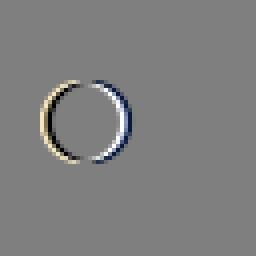
#> input picture contents/temporal_transforms/difference_1.png, 64 x 64 px, given in place of moving_circle_000.png, which was not available (shown 4 times larger)
$ jupyter execute pixel_domain_MC.ipynb   (shell and % lines are left out)   (text cells are left out)
#> lines starting #> are read from the running program, lines starting #| are printed output that depends on the picture; after the words box and inside, x2 and y2 are one past the last pixel; in counts of white or black regions, pixels touching at a corner belong together; pictures that were not available may be replaced by others from this repository, and a replacement may not be noted
### contents/temporal_transforms/io_stuff.py
# Common stuff and routines

import numpy as np
import cv2
import matplotlib.pyplot as plt
import matplotlib.image as mpimg

# [5 lines left out: function normalize, not called in this run]

def load_img(prefix):
#> called with prefix = 'moving_circle_000'
    img = cv2.imread(f"{prefix}.png", cv2.IMREAD_UNCHANGED)
#> img is the input picture: shape (64, 64, 3) uint16; mean B, G, R 32768, 32768, 32768
    img = cv2.cvtColor(img, cv2.COLOR_BGR2RGB)
    img = np.array(img)
    img = img.astype(np.float32) - 32768.0
#> call 2 of load_img, with prefix = 'moving_circle_001'
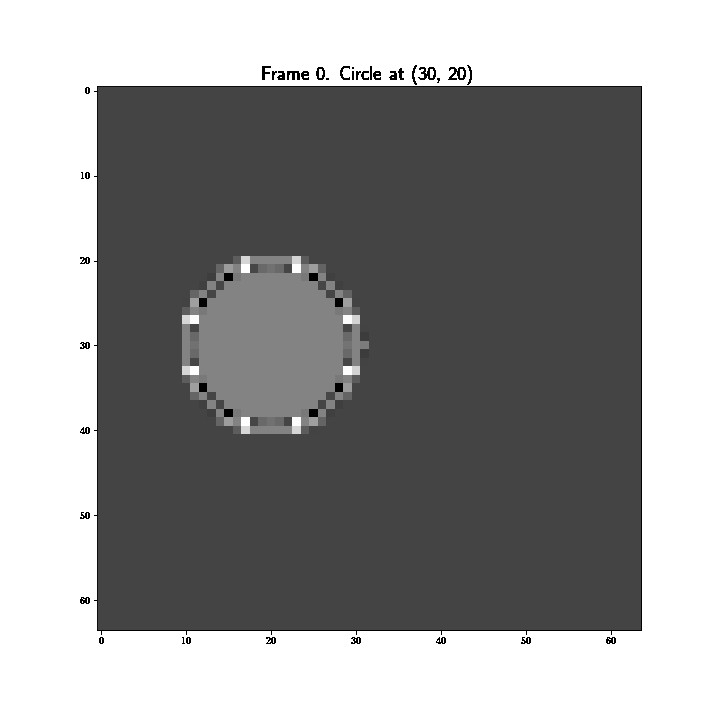
#> input picture contents/temporal_transforms/frame_0_Y-bis.png, 720 x 720 px, given in place of moving_circle_001.png, which was not available
#> in load_img, img is the input picture: shape (720, 720, 4); mean B, G, R, A 149.8, 149.8, 149.8, 146.4
    return img

# [6 lines left out: function show_img, not called in this run]

def show_seq(prefix="/tmp/", frames=5):
    for i in range(frames):
        show_img(f"{prefix}{i:03d}")

# [18 lines left out: functions show_motion, write_img, not called in this run]

### contents/temporal_transforms/color.py
import numpy as np

def RGB_to_YCoCg(RGB_frame):
    R, G, B = RGB_frame[:,:,0], RGB_frame[:,:,1], RGB_frame[:,:,2]
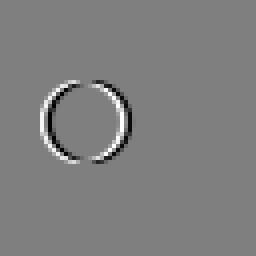
#> R: shape (64, 64) float32 (shown 4 times larger); min -255, max 255, mean 0; drawn with min black and max white
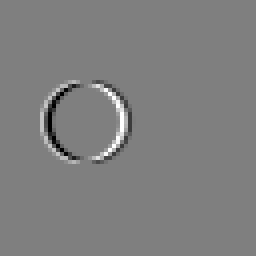
#> B: shape (64, 64) float32 (shown 4 times larger); min -255, max 255, mean 0; drawn with min black and max white
    YCoCg_frame = np.empty_like(RGB_frame)
    YCoCg_frame[:,:,0] =  R/4 + G/2 + B/4
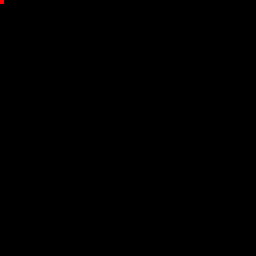
#> YCoCg_frame: shape (64, 64, 3) float32 (shown 4 times larger); mean of channels 0, 1, 2 0, 0, 133764224; drawn with min black and max white
    YCoCg_frame[:,:,1] =  R/2       - B/2
#> YCoCg_frame: shape (64, 64, 3) float32; 4.98% of pixels changed, all inside (x1, y1, x2, y2) = (0, 0, 63, 43)
    YCoCg_frame[:,:,2] = -R/4 + G/2 - B/4
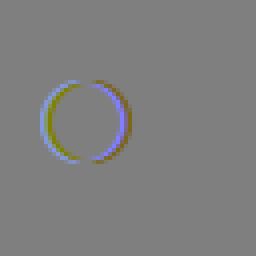
#> YCoCg_frame: shape (64, 64, 3) float32 (shown 4 times larger); mean of channels 0, 1, 2 0, 0, 0; drawn with min black and max white
    return YCoCg_frame

### contents/temporal_transforms/pixel_domain_MC.ipynb
[cell 1]
import numpy as np
import cv2
import matplotlib.pyplot as plt
import matplotlib.image as mimg
import pywt
from io_stuff import *
from color import *

[cell 2]
prefix = "moving_circle_"
frame_0 = load_img(prefix + "000")
frame_1 = load_img(prefix + "001")
frame_2 = load_img(prefix + "002")

[cell 3]
frame_0_Y = RGB_to_YCoCg(frame_0)[:,:,0]
frame_1_Y = RGB_to_YCoCg(frame_1)[:,:,0]
#> in RGB_to_YCoCg (call 2), `YCoCg_frame[:,:,0] =  R/4 + G/2 + B/4`:
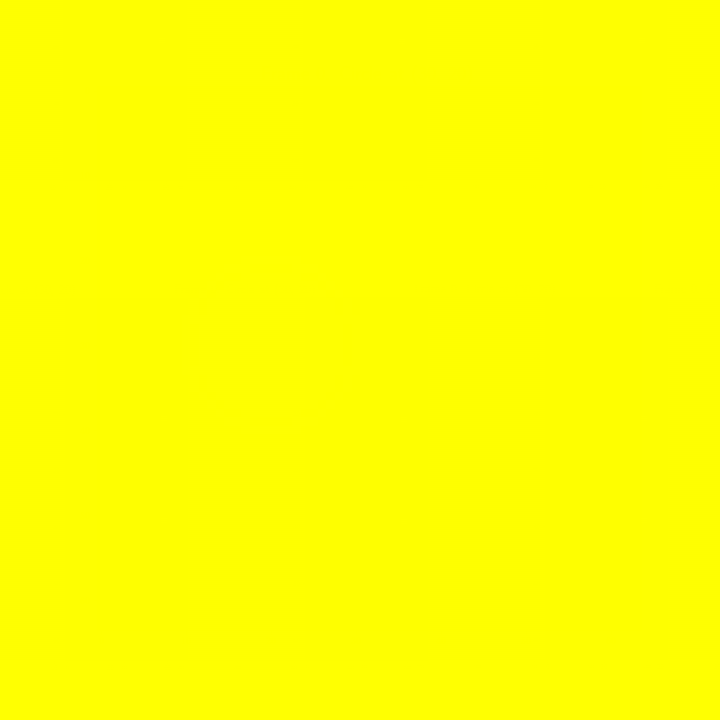
#> YCoCg_frame: shape (720, 720, 3) float32; mean of channels 0, 1, 2 -32729, 1.73, 1.73; drawn with min black and max white
frame_2_Y = RGB_to_YCoCg(frame_2)[:,:,0]
#> in RGB_to_YCoCg (call 3), `YCoCg_frame[:,:,0] =  R/4 + G/2 + B/4`: YCoCg_frame: shape (720, 720, 3) float32; 5.56% of the values are NaN or infinite; the others: min -2.6e+38, max 1.56e+38, mean -inf
#> in RGB_to_YCoCg (call 3), `YCoCg_frame[:,:,1] =  R/2       - B/2`: YCoCg_frame: shape (720, 720, 3) float32; 5.56% of the values are NaN or infinite; the others: min -2.19e+38, max 1.56e+38, mean -inf

[cell 4]
plt.figure(figsize=(10,10))
plt.title("Frame 0. Circle at (30, 20)", fontsize=20)
plt.imshow(frame_0_Y, cmap='gray')
plt.savefig("frame_0_Y.png")
plt.show()

[cell 5]
plt.figure(figsize=(10,10))
plt.title("Frame 1. Circle at (30, 21)", fontsize=20)
plt.imshow(frame_1_Y, cmap='gray')
plt.savefig("frame_1_Y.png")
plt.show()

[cell 6]
plt.figure(figsize=(10,10))
plt.title("Frame 2. Circle at (30, 22)", fontsize=20)
plt.imshow(frame_2_Y, cmap='gray')
plt.savefig("frame_2_Y.png")
plt.show()

[cell 7]
# Plot the first part (from pixel 0 to 39) of the horizontal line (row 35) of the luminance.
plt.title("ME between frames 0 and 1")
plt.plot(frame_0_Y[35, 0:40], label="reference")
plt.plot(np.roll(frame_0_Y[35, 0:40], 1), label="prediction")
#plt.show()
plt.plot(frame_1_Y[35, 0:40], linestyle=':', linewidth=4, label="predicted")
plt.legend()
plt.savefig("movement_0.svg")
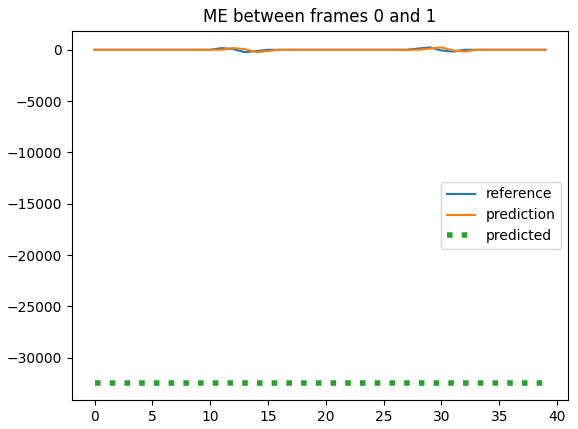
#> figure drawn by matplotlib, 1 panel; curve peaks at x = 29, y = 233.8; curve peaks at x = 30, y = 233.8
#plt.savefig("movement_0.pdf")
plt.show()

[cell 8]
plt.title("ME between frames 0 and 1")
plt.plot(frame_0_Y[35, 0:40], label="reference")
plt.plot(np.roll(frame_0_Y[35, 0:40], 2), label="prediction")
#plt.show()
plt.plot(frame_2_Y[35, 0:40], linestyle=':', linewidth=4, label="predicted")
plt.legend()
plt.savefig("movement_1.svg")
#> figure, not shown here; curve peaks at x = 29, y = 233.8; curve peaks at x = 31, y = 233.8
#plt.savefig("movement_1.pdf")
plt.show()
